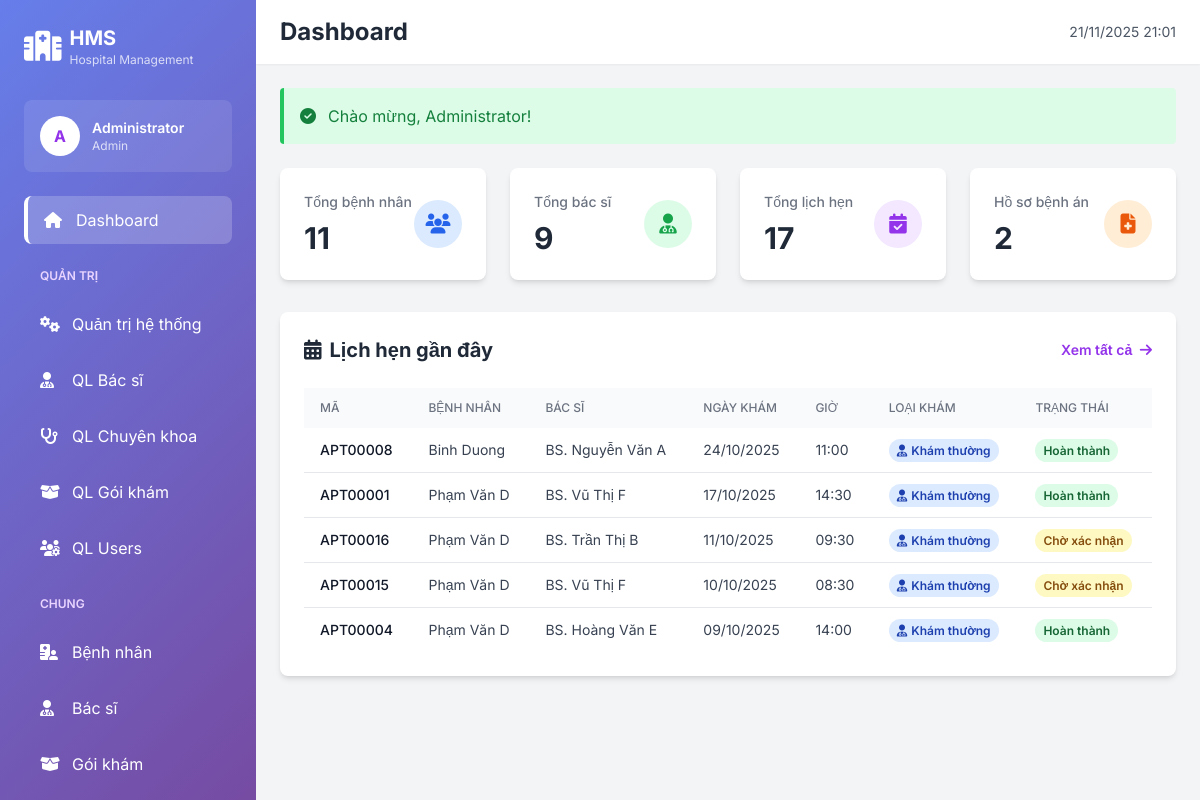
/WebBenhvien/hospital-management-system/public/dashboard (signed in), run on the app's committed database.
### tables this page shows
CREATE TABLE `doctors` (
  `id` int(11) NOT NULL,
  `user_id` int(11) NOT NULL,
  `doctor_code` varchar(20) NOT NULL,
  `specialization_id` int(11) NOT NULL,
  `license_number` varchar(50) NOT NULL,
  `qualification` text DEFAULT NULL,
  `experience_years` int(11) DEFAULT 0,
  `consultation_fee` decimal(10,2) DEFAULT 0.00,
  `available_days` varchar(100) DEFAULT NULL,
  `available_hours` varchar(50) DEFAULT NULL,
  `bio` text DEFAULT NULL,
  `education` text DEFAULT NULL,
  `certifications` text DEFAULT NULL,
  `languages` varchar(255) DEFAULT NULL,
  `rating` decimal(3,2) DEFAULT 0.00,
  `total_patients` int(11) DEFAULT 0,
  `is_available` tinyint(1) DEFAULT 1,
  `created_at` timestamp NOT NULL DEFAULT current_timestamp(),
  `updated_at` timestamp NOT NULL DEFAULT current_timestamp() ON UPDATE current_timestamp()
);

CREATE TABLE `appointments` (
  `id` int(11) NOT NULL,
  `appointment_code` varchar(20) NOT NULL,
  `patient_id` int(11) NOT NULL,
  `doctor_id` int(11) NOT NULL,
  `coordinator_doctor_id` int(11) DEFAULT NULL,
  `package_id` int(11) DEFAULT NULL,
  `total_price` decimal(10,2) DEFAULT 0.00,
  `appointment_date` date NOT NULL,
  `appointment_time` time NOT NULL,
  `reason` text DEFAULT NULL,
  `status` enum('pending','confirmed','completed','cancelled','late_cancelled','no_show') DEFAULT 'pending',
  `appointment_type` enum('regular','package') DEFAULT 'regular',
  `notes` text DEFAULT NULL,
  `confirmed_at` timestamp NULL DEFAULT NULL,
  `completed_at` timestamp NULL DEFAULT NULL,
  `cancelled_at` timestamp NULL DEFAULT NULL,
  `cancellation_reason` text DEFAULT NULL,
  `cancellation_fee` decimal(10,2) DEFAULT 0.00,
  `created_at` timestamp NOT NULL DEFAULT current_timestamp(),
  `updated_at` timestamp NOT NULL DEFAULT current_timestamp() ON UPDATE current_timestamp()
);

CREATE TABLE `users` (
  `id` int(11) NOT NULL,
  `username` varchar(50) NOT NULL,
  `email` varchar(100) NOT NULL,
  `password` varchar(255) NOT NULL,
  `full_name` varchar(100) NOT NULL,
  `phone` varchar(20) DEFAULT NULL,
  `date_of_birth` date DEFAULT NULL,
  `gender` enum('male','female','other') DEFAULT 'other',
  `address` text DEFAULT NULL,
  `avatar` varchar(255) DEFAULT NULL,
  `role` enum('admin','doctor','patient','staff','receptionist') DEFAULT 'patient',
  `is_active` tinyint(1) DEFAULT 1,
  `created_at` timestamp NOT NULL DEFAULT current_timestamp(),
  `updated_at` timestamp NOT NULL DEFAULT current_timestamp() ON UPDATE current_timestamp()
);

### app/Views/dashboard/index.php (the view, shortened to what the rows shown need)
<div class="grid grid-cols-1 md:grid-cols-2 lg:grid-cols-4 gap-6 mb-8">
    <?php if (Auth::isAdmin()): ?>
        <a href="<?= APP_URL ?>/patients" class="bg-white rounded-lg shadow-md p-6 card-hover hover:shadow-xl transition">
            <div class="flex items-center justify-between">
                <div>
                    <p class="text-gray-500 text-sm font-medium">Tổng bệnh nhân</p>
                    <p class="text-3xl font-bold text-gray-800 mt-2"><?= $stats['total_patients'] ?></p>
                </div>
                <div class="w-12 h-12 bg-blue-100 rounded-full flex items-center justify-center">
                    <i class="fas fa-users text-blue-600 text-xl"></i>
                </div>
            </div>
        </a>
        <a href="<?= APP_URL ?>/doctors" class="bg-white rounded-lg shadow-md p-6 card-hover hover:shadow-xl transition">
            <div class="flex items-center justify-between">
                <div>
                    <p class="text-gray-500 text-sm font-medium">Tổng bác sĩ</p>
                    <p class="text-3xl font-bold text-gray-800 mt-2"><?= $stats['total_doctors'] ?></p>
                </div>
                <div class="w-12 h-12 bg-green-100 rounded-full flex items-center justify-center">
                    <i class="fas fa-user-md text-green-600 text-xl"></i>
                </div>
            </div>
        </a>
        <a href="<?= APP_URL ?>/appointments" class="bg-white rounded-lg shadow-md p-6 card-hover hover:shadow-xl transition">
            <div class="flex items-center justify-between">
                <div>
                    <p class="text-gray-500 text-sm font-medium">Tổng lịch hẹn</p>
                    <p class="text-3xl font-bold text-gray-800 mt-2"><?= $stats['total_appointments'] ?></p>
                </div>
                <div class="w-12 h-12 bg-purple-100 rounded-full flex items-center justify-center">
                    <i class="fas fa-calendar-check text-purple-600 text-xl"></i>
                </div>
            </div>
        </a>
        <a href="<?= APP_URL ?>/medical-records" class="bg-white rounded-lg shadow-md p-6 card-hover hover:shadow-xl transition">
            <div class="flex items-center justify-between">
                <div>
                    <p class="text-gray-500 text-sm font-medium">Hồ sơ bệnh án</p>
                    <p class="text-3xl font-bold text-gray-800 mt-2"><?= $stats['total_records'] ?></p>
                </div>
                <div class="w-12 h-12 bg-orange-100 rounded-full flex items-center justify-center">
                    <i class="fas fa-file-medical text-orange-600 text-xl"></i>
                </div>
            </div>
        </a>
    <?php endif; ?>
</div>
<div class="bg-white rounded-lg shadow-md p-6">
    <?php if (empty($recent_appointments)): ?>
        <div class="text-center py-8 text-gray-500">
            <i class="fas fa-calendar-times text-4xl mb-3"></i>
            <p>Chưa có lịch hẹn nào</p>
        </div>
    <?php else: ?>
        <div class="overflow-x-auto">
            <table class="w-full">
                <thead class="bg-gray-50">
                    <tr>
                        <th class="px-4 py-3 text-left text-xs font-medium text-gray-500 uppercase">Mã</th>
                        <?php if (!Auth::isPatient()): ?>
                        <th class="px-4 py-3 text-left text-xs font-medium text-gray-500 uppercase">Bệnh nhân</th>
                        <?php endif; ?>
                        <?php if (!Auth::isDoctor()): ?>
                        <th class="px-4 py-3 text-left text-xs font-medium text-gray-500 uppercase">Bác sĩ</th>
                        <?php endif; ?>
                        <th class="px-4 py-3 text-left text-xs font-medium text-gray-500 uppercase">Ngày khám</th>
                        <th class="px-4 py-3 text-left text-xs font-medium text-gray-500 uppercase">Giờ</th>
                        <th class="px-4 py-3 text-left text-xs font-medium text-gray-500 uppercase">Loại khám</th>
                        <th class="px-4 py-3 text-left text-xs font-medium text-gray-500 uppercase">Trạng thái</th>
                    </tr>
                </thead>
                <tbody class="divide-y divide-gray-200">
                    <?php foreach ($recent_appointments as $apt): ?>
                    <tr class="hover:bg-gray-50">
                        <td class="px-4 py-3 text-sm font-medium text-gray-900"><?= htmlspecialchars($apt['appointment_code']) ?></td>
                        <?php if (!Auth::isPatient()): ?>
                        <td class="px-4 py-3 text-sm text-gray-700"><?= htmlspecialchars($apt['patient_name']) ?></td>
                        <?php endif; ?>
                        <?php if (!Auth::isDoctor()): ?>
                        <td class="px-4 py-3 text-sm text-gray-700">
                            <?php if (isset($apt['assigned_count'], $apt['total_services'])): ?>
                                <?php
                                $as = (int)$apt['assigned_count'];
                                $ts = (int)$apt['total_services'];
                                if ($ts > 0) {
                                    if ($as === 0) {
                                        echo '<span class="px-2 py-0.5 text-xs rounded-full bg-yellow-100 text-yellow-800">Chưa phân công</span>';
                                    } elseif ($as < $ts) {
                                        echo '<span class="px-2 py-0.5 text-xs rounded-full bg-orange-100 text-orange-800">Đã phân công (còn thiếu) '. $as .'/'. $ts .' dịch vụ</span>';
                                    } else {
                                        echo '<span class="px-2 py-0.5 text-xs rounded-full bg-green-100 text-green-800">Đã phân công đầy đủ '. $as .'/'. $ts .' dịch vụ</span>';
                                    }
                                } else {
                                    echo '<span class="text-gray-400 italic">Chưa phân công</span>';
                                }
                                ?>
                            <?php else: ?>
                                <?= !empty($apt['doctor_name']) ? htmlspecialchars($apt['doctor_name']) : '<span class="text-gray-400 italic">Chưa phân công</span>' ?>
                            <?php endif; ?>
                        </td>
                        <?php endif; ?>
                        <td class="px-4 py-3 text-sm text-gray-700">
                            <?php if (!empty($apt['appointment_dates'])): ?>
                                <?php
                                $formattedDates = array_map(function($d){ return date('d/m/Y', strtotime($d)); }, $apt['appointment_dates']);
                                echo implode(', ', $formattedDates);
                                ?>
                            <?php else: ?>
                                <?= date('d/m/Y', strtotime($apt['appointment_date'])) ?>
                            <?php endif; ?>
                        </td>
                        <td class="px-4 py-3 text-sm text-gray-700">
                            <?php if (!empty($apt['appointment_dates'])): ?>
                                <span class="text-gray-500 italic">Nhiều giờ</span>
                            <?php elseif (!empty($apt['appointment_time'])): ?>
                                <?= date('H:i', strtotime($apt['appointment_time'])) ?>
                            <?php else: ?>
                                <span class="text-gray-400 italic">Chưa xác định</span>
                            <?php endif; ?>
                        </td>
                        <td class="px-4 py-3 text-sm">
                            <?php if (($apt['appointment_type'] ?? 'regular') === 'package'): ?>
                                <span class="px-2 py-1 text-xs font-semibold rounded-full bg-purple-100 text-purple-800">
                                    <i class="fas fa-box-open mr-1"></i>Khám theo gói
                                </span>
                            <?php else: ?>
                                <span class="px-2 py-1 text-xs font-semibold rounded-full bg-blue-100 text-blue-800">
                                    <i class="fas fa-user-md mr-1"></i>Khám thường
                                </span>
                            <?php endif; ?>
                        </td>
                        <td class="px-4 py-3 text-sm">
                            <?php
                            $statusColors = [
                                'pending' => 'bg-yellow-100 text-yellow-800',
                                'confirmed' => 'bg-blue-100 text-blue-800',
                                'completed' => 'bg-green-100 text-green-800',
                                'cancelled' => 'bg-gray-100 text-gray-800',
                                'late_cancelled' => 'bg-orange-100 text-orange-800',
                                'no_show' => 'bg-red-100 text-red-800'
                            ];
                            $statusLabels = [
                                'pending' => 'Chờ xác nhận',
                                'confirmed' => 'Đã xác nhận',
                                'completed' => 'Hoàn thành',
                                'cancelled' => 'Đã hủy',
                                'late_cancelled' => 'Hủy muộn',
                                'no_show' => 'Vắng mặt'
                            ];
                            ?>
                            <span class="px-2 py-1 rounded-full text-xs font-semibold <?= $statusColors[$apt['status']] ?>">
                                <?= $statusLabels[$apt['status']] ?>
                            </span>
                        </td>
                    </tr>
                    <?php endforeach; ?>
                </tbody>
            </table>
        </div>
    <?php endif; ?>
</div>
<?php
require_once APP_PATH . '/Views/layouts/main.php';
?>

### data on the page
doctors: specialization "9"
appointments: appointment_code "APT00008", users.full_name "Binh Duong", users.full_name "BS. Nguyễn Văn A", appointment_date "24/10/2025", appointment_time "11:00", appointment_type "regular" (drawn), status "Hoàn thành"
appointments: appointment_code "APT00001", users.full_name "Phạm Văn D", users.full_name "BS. Vũ Thị F", appointment_date "17/10/2025", appointment_time "14:30", appointment_type "regular" (drawn), status "Hoàn thành"
appointments: appointment_code "APT00016", users.full_name "Phạm Văn D", users.full_name "BS. Trần Thị B", appointment_date "11/10/2025", appointment_time "09:30", appointment_type "regular" (drawn), status "Chờ xác nhận"
appointments: appointment_code "APT00015", users.full_name "Phạm Văn D", users.full_name "BS. Vũ Thị F", appointment_date "10/10/2025", appointment_time "08:30", appointment_type "regular" (drawn), status "Chờ xác nhận"
appointments: appointment_code "APT00004", users.full_name "Phạm Văn D", users.full_name "BS. Hoàng Văn E", appointment_date "09/10/2025", appointment_time "14:00", appointment_type "regular" (drawn), status "Hoàn thành"

### other printed values
substr(Auth::user()['full_name'], 0, 1) "A"
Auth::user()['full_name'] "Administrator"
Auth::role() "Admin"
$page_title "Dashboard"
$_SESSION['success'] "Chào mừng, Administrator!"
$stats['total_patients'] "11"
$stats['total_appointments'] "17"
$stats['total_records'] "2"
